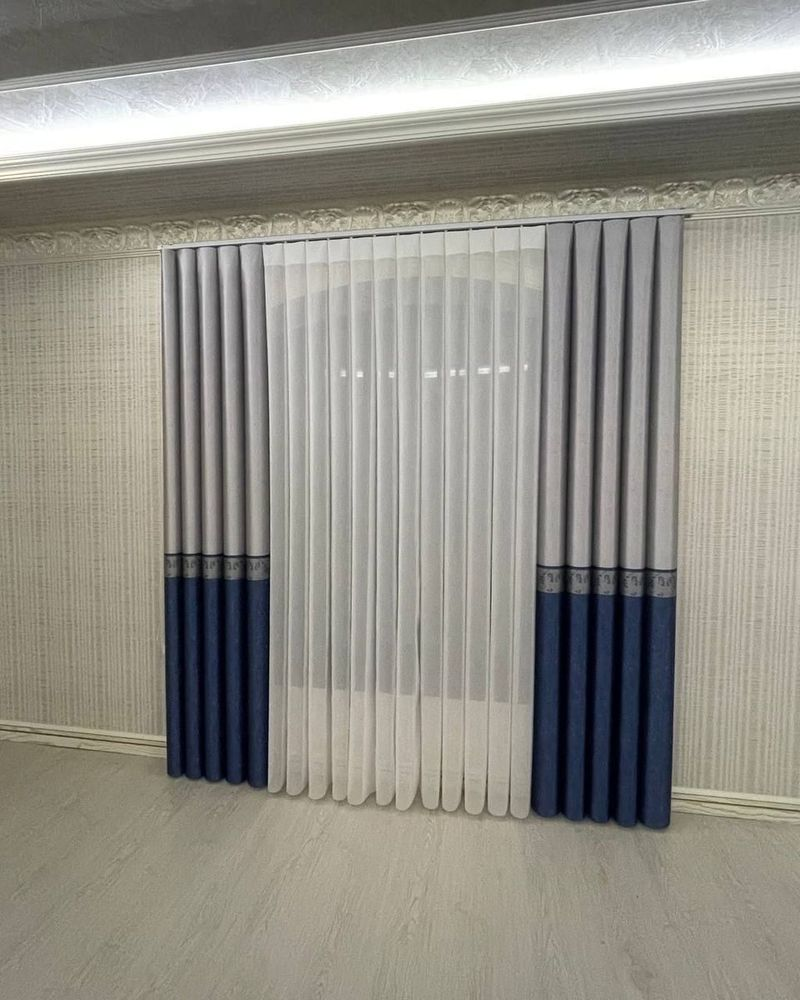
#> input picture img/c_dikey.jpg, 800 x 1000 px, given in place of logo_light.png, which was not available
$ python facade2.py ../../img/c_dikey.jpg
#> lines starting #> are read from the running program, lines starting #| are printed output that depends on the picture; after the words box and inside, x2 and y2 are one past the last pixel; in counts of white or black regions, pixels touching at a corner belong together
### imperial-mantaj/bitta_deraza/facade.py
"""Evening facade push-in for «Bitta deraza» (Imperial): a procedural dusk apartment block whose lit windows glow
with REAL fabrics from our own footage (plisse, kombo, dikey, curtains: tex/*.png), two lights switch on, and the
camera pushes into one dark window and through the glass. Rendered straight to bo/facade.mp4 (1080x1920, 30 fps).
"""
import math
import subprocess

import cv2
import numpy as np

D = "/home/claude/reels/ref1116"
W, H, FPS = 1080, 1920, 30
DUR = 3.8
UW, UH = 2400, 4800                   # facade units
K = 2                                 # canvas px per unit
COLS, ROWS = 4, 7
WX0, WY0, WSTEP, FSTEP = 220, 900, 520, 520
WW_, WH_ = 380, 430
TARGET = (2, 3)                       # col, row of the window we enter
SWITCH = {(0, 2): 1.1, (3, 4): 1.9}   # windows whose light turns on at t
DARK = {(1, 0), (3, 1), (0, 4), (2, 5), (1, 6), (3, 6), (0, 1)}
CROPS = {0: (60, 100, 760, 1300), 1: (360, 200, 960, 1500), 2: (120, 700, 700, 1500), 3: (90, 600, 470, 1400),
         4: (380, 480, 1000, 1350), 5: (100, 200, 1000, 1700), 6: (0, 300, 1080, 1700), 7: (0, 200, 1080, 1700),
         8: (0, 0, 1080, 1700), 9: (100, 200, 1000, 1700), 10: (60, 200, 760, 1400), 11: (250, 300, 560, 1400)}


def wrect(c, r):
    x, y = WX0 + c * WSTEP, WY0 + r * FSTEP
    return x, y, x + WW_, y + WH_


def fabric(i, w, h, lit=1.0):
    x0, y0, x1, y1 = CROPS[i]
    im = cv2.imread(f"{D}/tex/t{i:02d}.png")[y0:y1, x0:x1].astype(np.float32) / 255
    s = max(w / im.shape[1], h / im.shape[0])
    im = cv2.resize(im, (max(w, int(im.shape[1] * s + 1)), max(h, int(im.shape[0] * s + 1))), interpolation=cv2.INTER_AREA)
    oy, ox = (im.shape[0] - h) // 2, (im.shape[1] - w) // 2
    im = im[oy:oy + h, ox:ox + w]
    g = cv2.cvtColor(im, cv2.COLOR_BGR2GRAY)[..., None]
    im = 0.55 * im + 0.45 * g                                       # backlit: colours wash toward warm light
    warm = np.array([0.55, 0.80, 1.0], np.float32)                  # BGR
    yy, xx = np.mgrid[0:h, 0:w].astype(np.float32)
    lamp = 0.65 + 0.55 * np.exp(-(((xx - w * 0.5) / (w * 0.7)) ** 2 + ((yy - h * 0.35) / (h * 0.8)) ** 2))
    out = (im ** 0.85) * warm * lamp[..., None] * 1.15 * lit
    return np.clip(out, 0, 1)


def dark_glass(w, h, seed, interior=0.0):
    r = np.random.default_rng(seed)
    yy, xx = np.mgrid[0:h, 0:w].astype(np.float32)
    g = np.zeros((h, w, 3), np.float32)
    g[..., 0] = 0.10 + 0.10 * (1 - yy / h)                          # sky reflection, bluish
    g[..., 1] = 0.07 + 0.06 * (1 - yy / h)
    g[..., 2] = 0.05 + 0.04 * (1 - yy / h)
    band = np.exp(-((xx - yy * 0.35 - w * 0.2) / (w * 0.12)) ** 2) * 0.05
    g += band[..., None]
    for _ in range(int(w * h / 9000)):                              # reflected city lights
        x, y = r.integers(0, w), r.integers(int(h * 0.55), h)
        c = (0.5, 0.75, 1.0) if r.random() < 0.7 else (1.0, 0.9, 0.7)
        cv2.circle(g, (int(x), int(y)), max(1, w // 160), c, -1, cv2.LINE_AA)
    g = cv2.GaussianBlur(g, (0, 0), max(1, w / 300))
    if interior > 0:                                                # a dim warm lamp deep inside
        lamp = np.exp(-(((xx - w * 0.3) / (w * 0.35)) ** 2 + ((yy - h * 0.62) / (h * 0.3)) ** 2))
        g += interior * lamp[..., None] * np.array([0.25, 0.45, 0.75], np.float32)
    return np.clip(g, 0, 1)


def build_canvas(on_set):
    cw, ch = UW * K, UH * K
    r = np.random.default_rng(7)
    yy = np.arange(ch, dtype=np.float32)[:, None] / ch
    can = np.zeros((ch, cw, 3), np.float32)
    sky = np.stack([0.32 - 0.18 * yy * 6, 0.20 - 0.12 * yy * 6, 0.14 - 0.08 * yy * 6], -1)   # BGR dusk blue
    can[:] = np.clip(sky, 0.03, 1) * np.ones((1, cw, 1), np.float32)
    top = 640 * K
    noise = cv2.resize(r.normal(0, 1, (ch // 16, cw // 16)).astype(np.float32), (cw, ch))
    wall = np.array([0.215, 0.205, 0.20], np.float32)[None, None, :] * (1 + 0.05 * noise[..., None])
    wall = wall * (1 - 0.25 * ((np.arange(ch, dtype=np.float32)[:, None, None] - top) / ch))
    can[top:] = wall[top:]
    for k in range(ROWS + 1):                                      # slab bands
        y = (WY0 - 80 + k * FSTEP) * K
        can[y:y + 34 * K] *= 1.18
    for c in range(COLS + 1):                                      # pilasters
        x = (WX0 - 70 + c * WSTEP) * K
        can[top:, x:x + 30 * K] *= 0.86
    can[top - 30 * K:top] = np.array([0.12, 0.12, 0.13], np.float32)   # roof edge
    glow = np.zeros((ch // 4, cw // 4), np.float32)
    for c in range(COLS):
        for rr in range(ROWS):
            x0, y0, x1, y1 = [v * K for v in wrect(c, rr)]
            ww, hh = x1 - x0, y1 - y0
            lit = (c, rr) not in DARK and ((c, rr) not in SWITCH or (c, rr) in on_set)
            if (c, rr) == TARGET:
                img = dark_glass(ww, hh, 99, interior=0.6)
            elif lit:
                img = fabric((c * 7 + rr * 3) % 12, ww, hh)
                cv2.rectangle(glow, (x0 // 4, y0 // 4), (x1 // 4, y1 // 4), 1.0, -1)
            else:
                img = dark_glass(ww, hh, c * 10 + rr)
            can[y0:y1, x0:x1] = img
            f = 12 * K                                              # dark aluminium frame + mullion
            can[y0 - f:y0, x0 - f:x1 + f] = 0.09
            can[y1:y1 + f, x0 - f:x1 + f] = 0.09
            can[y0:y1, x0 - f:x0] = 0.09
            can[y0:y1, x1:x1 + f] = 0.09
            xm = (x0 + x1) // 2
            can[y0:y1, xm - 4 * K:xm + 4 * K] = 0.09
            can[y1 + f:y1 + f + 10 * K, x0 - 2 * f:x1 + 2 * f] = 0.30  # sill
    glow = cv2.GaussianBlur(glow, (0, 0), 30)
    glow = cv2.resize(glow, (cw, ch))[..., None] * np.array([0.10, 0.17, 0.26], np.float32)
    can[top:] += glow[top:]
    return np.clip(can, 0, 1)


def ease(u):
    return u * u * (3 - 2 * u)


# [56 lines left out: functions camera, render, not called in this run]


# [4 lines that do not run on import are left out]

### imperial-mantaj/bitta_deraza/facade2.py
"""«Bitta deraza» v2 — the whole story OUTSIDE, in one continuous camera move (owner 16.11):
a dusk block of flats; one window (ours) glows with a cream PLISSE parked at the top of each sash, clearly visible
from frame 0; the camera drifts closer, the plisse slowly comes down sash by sash and the window closes from the
street; the city's other windows go dark one by one; a person's shadow walks behind the glowing fabric; the
IMPERIAL mark appears printed on the left sash; the camera pulls back — ours is the warm window in a sleeping
house. Renders bo/facade2.mp4 (1080x1920, 30 fps). The other windows show real fabric frames from our footage.
"""
import math
import subprocess

import cv2
import numpy as np
from PIL import Image

import facade as F0                                  # shared: wrect, fabric(), dark_glass(), CROPS, layout

D = F0.D
W, H, FPS = 1080, 1920, 30
DUR = 12.6
K = F0.K
UW, UH = F0.UW, F0.UH
HERO = (1, 3)
HX0, HY0, HX1, HY1 = F0.wrect(*HERO)
KW = 2.7                                             # hero window image px per unit
WIW, WIH = int((HX1 - HX0) * KW), int((HY1 - HY0) * KW)
MUL = int(8 * KW)                                    # mullion width (px)
SW = (WIW - MUL) // 2                                # sash width
DARK0 = {(1, 0), (3, 1), (0, 4), (2, 5), (1, 6), (3, 6), (0, 1)}
OFF = {(0, 0): 4.9, (2, 1): 5.3, (3, 2): 5.7, (0, 3): 6.1, (2, 2): 6.5, (3, 4): 6.9, (1, 5): 7.3, (0, 6): 7.7,
       (2, 4): 8.1, (3, 0): 8.5, (1, 2): 8.9, (0, 5): 9.3, (2, 3): 9.7, (1, 1): 10.1, (2, 6): 10.5, (3, 5): 10.9,
       (0, 2): 11.2, (3, 3): 11.4, (1, 4): -1.0, (2, 0): 11.8}
LOGO = Image.open("/home/claude/imperial/src/img/logo_light.png").convert("RGBA")
T_LEFT, T_RIGHT, T_DOWN = 3.6, 4.5, 2.6              # sash plisse start times, descent duration
T_WALK, T_LOGO, T_BACK = 7.4, 8.3, 10.4


def ease(u):
    u = min(1.0, max(0.0, u))
    return u * u * (3 - 2 * u)


def ease_io(u):
    u = min(1.0, max(0.0, u))
    return 0.5 - 0.5 * math.cos(math.pi * u)


# ---------------------------------------------------------------- facade canvases (lit / all-dark / window ids)
def build():
    lit = F0.build_canvas(set(F0.SWITCH))                           # all switchable windows on
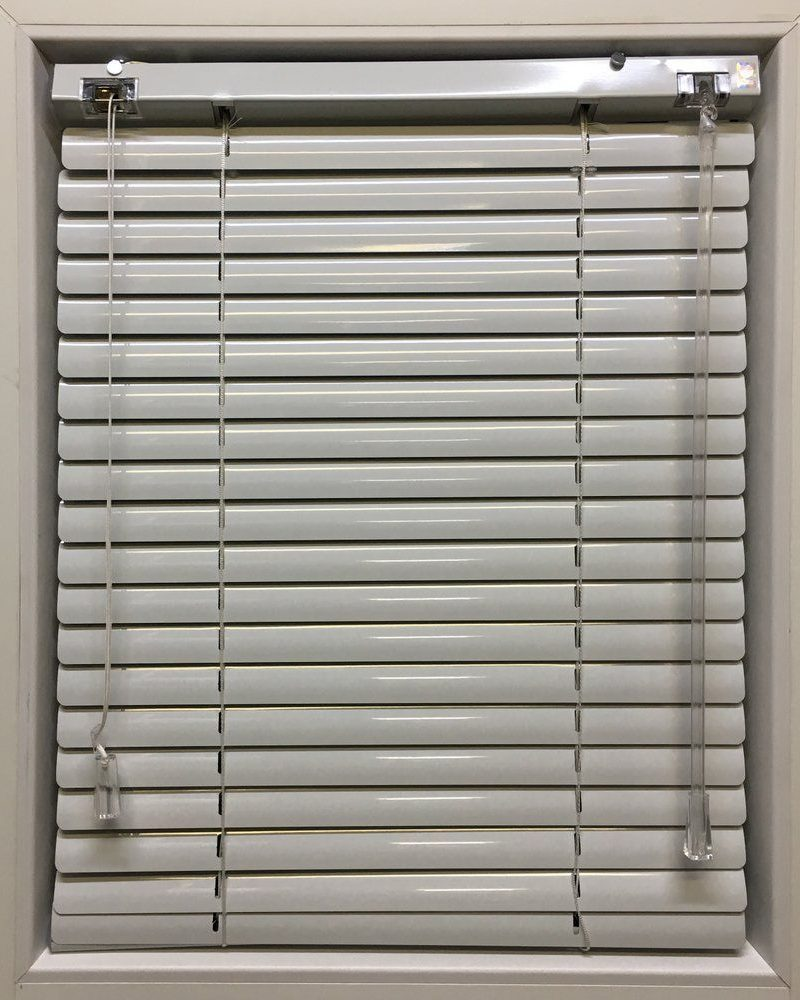
#> input picture img/c_gor2.jpg, 800 x 1000 px, given in place of t00.png, which was not available
#> in fabric, `im = cv2.imread(f"{D}/tex/t{i:02d}.png")[y0:y1, x0:x1].astype(np.float..`:
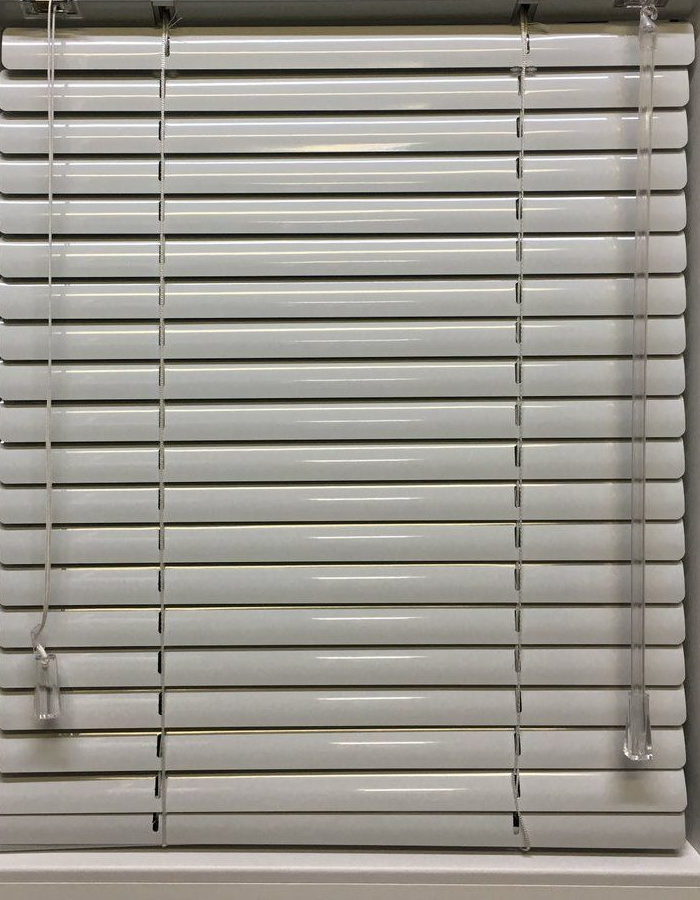
#> im: shape (900, 700, 3) float32; mean B, G, R 0.558, 0.587, 0.599
#> in fabric, `im = im[oy:oy + h, ox:ox + w]`:
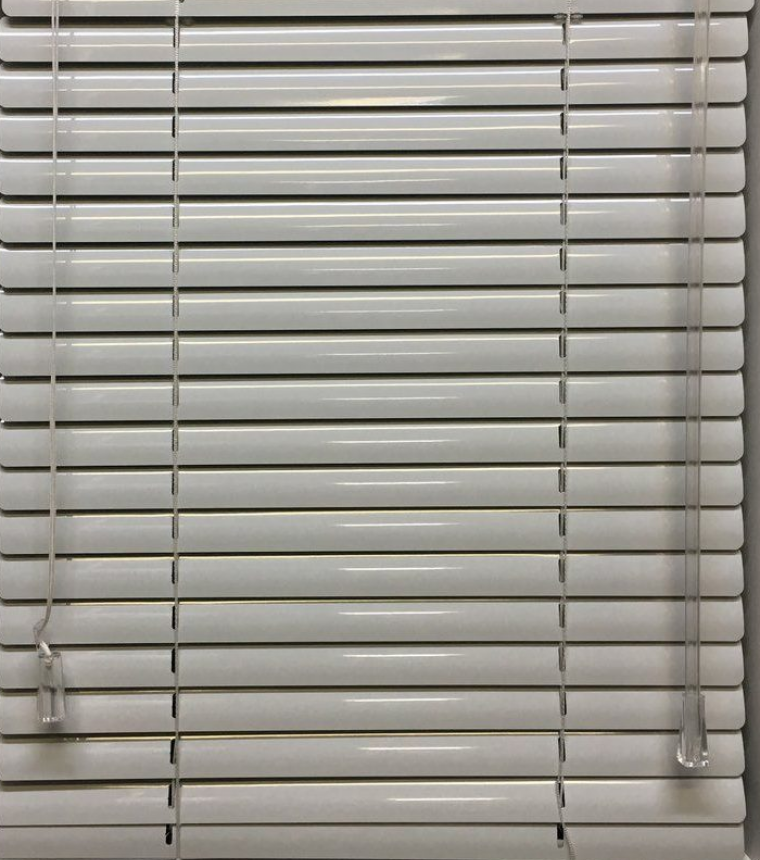
#> im: shape (860, 760, 3) float32; mean B, G, R 0.568, 0.596, 0.607
#> in fabric, `out = (im ** 0.85) * warm * lamp[..., None] * 1.15 * lit`:
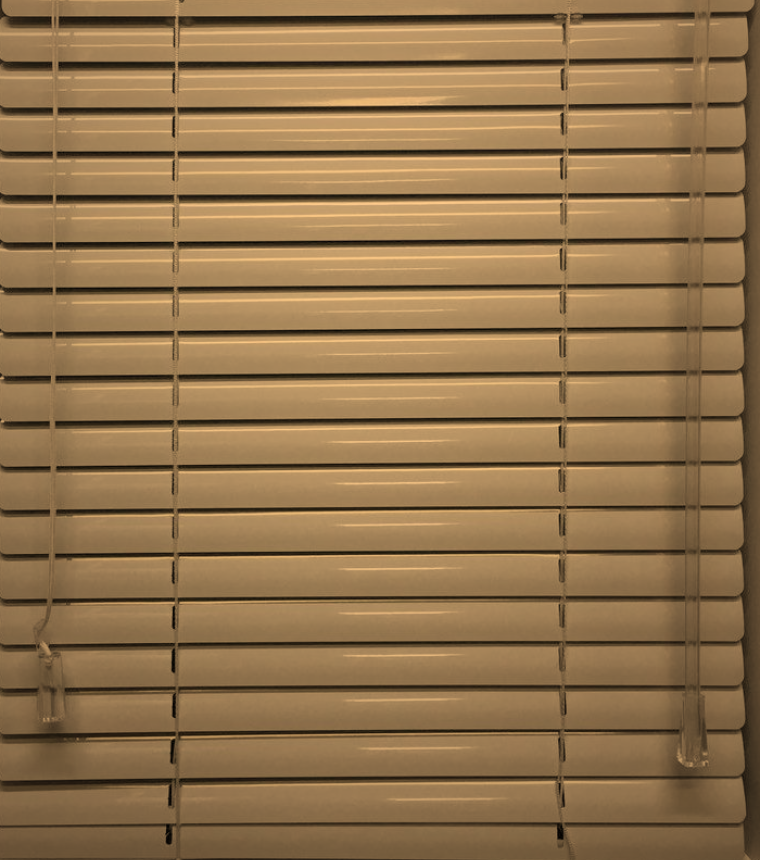
#> out: shape (860, 760, 3) float32; mean B, G, R 0.418, 0.623, 0.785; drawn with min black and max white
#> in fabric, `return np.clip(out, 0, 1)`:
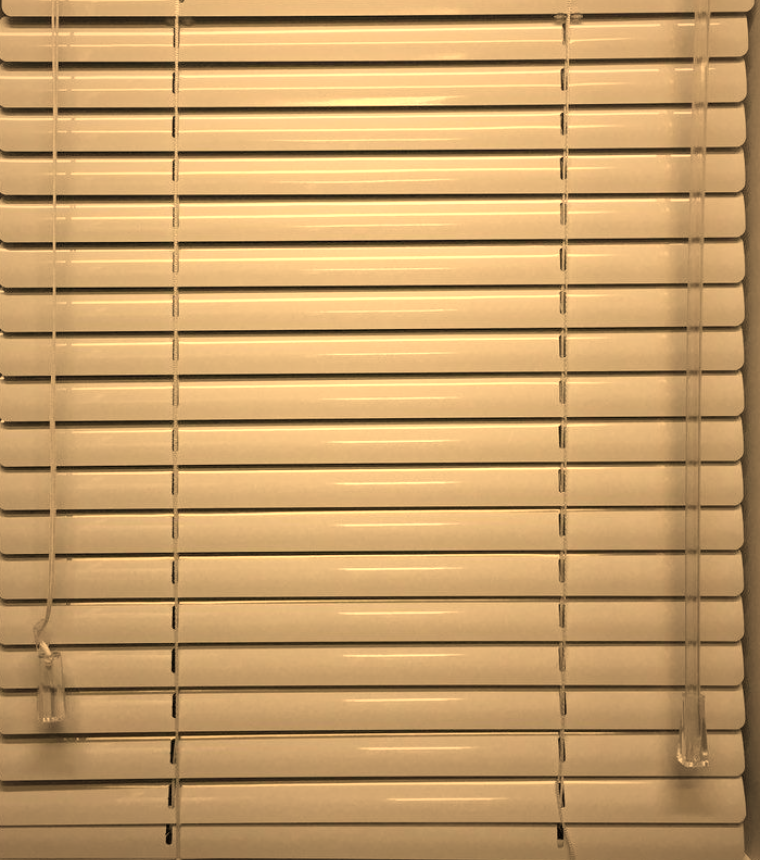
#> returned value: shape (860, 760, 3) float32; mean of channels 0, 1, 2 0.418, 0.622, 0.774; drawn as B, G, R
#> in build_canvas, `cv2.rectangle(glow, (x0 // 4, y0 // 4), (x1 // 4, y1 // 4), 1.0, -1)`:
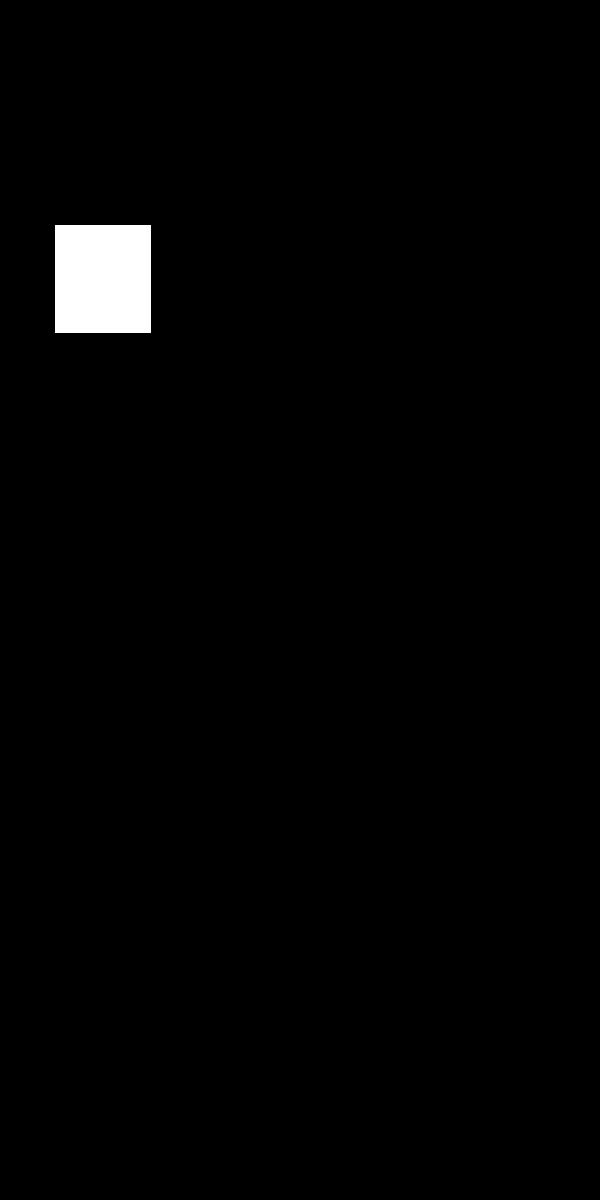
#> glow: shape (2400, 1200) float32 (shown at 1/2 size); values 0 (black) and 1 (white), 1.4% white; 1 white region, box (x1, y1, x2, y2) and area: (110, 450, 301, 666) 41256
    cw, ch = UW * K, UH * K
    dark = lit.copy()
    ids = np.full((ch // 4, cw // 4), -1, np.int16)                 # quarter-res id map (window + glow halo)
    for c in range(F0.COLS):
        for r in range(F0.ROWS):
            x0, y0, x1, y1 = [v * K for v in F0.wrect(c, r)]
            dark[y0:y1, x0:x1] = F0.dark_glass(x1 - x0, y1 - y0, c * 10 + r)
            idx = c * F0.ROWS + r
            ids[max(0, (y0 - 120 * K) // 4):(y1 + 160 * K) // 4, max(0, (x0 - 90 * K) // 4):(x1 + 90 * K) // 4] = idx
    top = 640 * K
    dark[top:] = np.minimum(dark[top:], lit[top:])                   # dark canvas keeps the wall without glow
    wall = F0.build_canvas(set())                                   # recompute wall without glow for dark windows
    for c in range(F0.COLS):
        for r in range(F0.ROWS):
            x0, y0, x1, y1 = [v * K for v in F0.wrect(c, r)]
            wall[y0:y1, x0:x1] = dark[y0:y1, x0:x1]
    return (lit * 255).astype(np.uint8), (wall * 255).astype(np.uint8), ids


# ---------------------------------------------------------------- the hero window, drawn in its own pixel space
# [37 lines left out: functions interior, silhouette, not called in this run]


_FIB = cv2.resize(np.random.default_rng(11).normal(0, 1, (400, 120)).astype(np.float32), (WIW, WIH * 2 // 2))


# [91 lines left out: functions pleats, hero_image, camera, not called in this run]


def render():
    lit, wall, ids = build()
    inter = interior()
    lum = cv2.cvtColor(inter.astype(np.float32), cv2.COLOR_RGB2GRAY)
    glowmap = cv2.GaussianBlur(lum, (0, 0), 60)
    glowmap = (glowmap - glowmap.min()) / (glowmap.max() - glowmap.min() + 1e-6)
    lw = int(SW * 0.74)
    lg = LOGO.resize((lw, int(LOGO.height * lw / LOGO.width)), Image.LANCZOS)
    la_ = np.asarray(lg).astype(np.float32) / 255
    logo_a = la_[..., 3] * (la_[..., :3] @ np.array([0.3, 0.59, 0.11], np.float32))
    sil = silhouette(int(WIH * 0.78))
    enc = subprocess.Popen(["ffmpeg", "-nostdin", "-v", "error", "-y", "-f", "rawvideo", "-pix_fmt", "bgr24", "-s",
                            f"{W}x{H}", "-r", str(FPS), "-i", "-", "-c:v", "libx264", "-preset", "fast", "-crf", "14",
                            "-pix_fmt", "yuv420p", f"{D}/bo/facade2.mp4"], stdin=subprocess.PIPE)
    rng = np.random.default_rng(1)
    n = int(DUR * FPS)
    hero_id = HERO[0] * F0.ROWS + HERO[1]
    for i in range(n):
        t = i / FPS
        s, cx, cy = camera(t)
        sc = s / K
        M = np.array([[sc, 0, W / 2 - sc * cx * K], [0, sc, H / 2 - sc * cy * K]], np.float32)
        fl = cv2.INTER_LINEAR if sc > 1 else cv2.INTER_AREA
        a = cv2.warpAffine(lit, M, (W, H), flags=fl, borderMode=cv2.BORDER_REPLICATE).astype(np.float32)
        b = cv2.warpAffine(wall, M, (W, H), flags=fl, borderMode=cv2.BORDER_REPLICATE).astype(np.float32)
        Mi = M.copy()
        Mi[:, :2] *= 4
        idm = cv2.warpAffine(ids, Mi, (W, H), flags=cv2.INTER_NEAREST, borderMode=cv2.BORDER_CONSTANT, borderValue=-1)
        off = np.zeros(F0.COLS * F0.ROWS + 1, np.float32)
        for (c, r), ts in OFF.items():
            off[c * F0.ROWS + r] = ease((t - ts) / 0.25)
        f = off[np.where(idm >= 0, idm, F0.COLS * F0.ROWS)][..., None]
        fr = a * (1 - f) + b * f
        # sky deepens toward night
        sky = (idm < 0) & (np.arange(H)[:, None] < H)
        night = 1 - 0.35 * ease(t / DUR)
        fr[sky] *= night
        # the hero window
        hi = hero_image(t, inter, glowmap, logo_a, sil, rng)
        Mh = np.array([[s / KW, 0, W / 2 + s * (HX0 - cx)], [0, s / KW, H / 2 + s * (HY0 - cy)]], np.float32)
        hw = cv2.warpAffine((hi * 255).astype(np.float32)[..., ::-1], Mh, (W, H), flags=cv2.INTER_LINEAR,
                            borderMode=cv2.BORDER_CONSTANT, borderValue=0)
        hm = cv2.warpAffine(np.ones((WIH, WIW), np.float32), Mh, (W, H), flags=cv2.INTER_LINEAR,
                            borderMode=cv2.BORDER_CONSTANT, borderValue=0)[..., None]
        fr = fr * (1 - hm) + hw * hm
        # warm spill on the wall under our window, stronger as the others go dark
        gx, gy = W / 2 + s * ((HX0 + HX1) / 2 - cx), H / 2 + s * (HY1 + 40 - cy)
        yy, xx = np.ogrid[0:H, 0:W]
        spill = np.exp(-(((xx - gx) / (s * 320)) ** 2 + ((yy - gy) / (s * 180)) ** 2)).astype(np.float32)
        fr += spill[..., None] * np.array([18, 34, 60], np.float32) * (0.6 + 0.4 * ease((t - 5) / 5))
        # cinematic focus: soft vignette around our window
        vg = 1 - 0.30 * np.clip((((xx - gx) / (W * 0.75)) ** 2 + ((yy - (gy - s * 220)) / (H * 0.62)) ** 2), 0, 1)
        fr *= vg[..., None]
        fr += rng.normal(0, 3.0, (H, W, 1))
        if t < 0.3:
            fr *= t / 0.3
        enc.stdin.write(np.clip(fr, 0, 255).astype(np.uint8).tobytes())
    enc.stdin.close()
    enc.wait()


if __name__ == "__main__":
    import sys
    if len(sys.argv) > 1 and sys.argv[1] == "test":
        inter = interior()
        lum = cv2.cvtColor(inter.astype(np.float32), cv2.COLOR_RGB2GRAY)
        glowmap = cv2.GaussianBlur(lum, (0, 0), 60)
        glowmap = (glowmap - glowmap.min()) / (glowmap.max() - glowmap.min() + 1e-6)
        lw = int(SW * 0.74)
        lg = LOGO.resize((lw, int(LOGO.height * lw / LOGO.width)), Image.LANCZOS)
        la_ = np.asarray(lg).astype(np.float32) / 255
        la = la_[..., 3] * (la_[..., :3] @ np.array([0.3, 0.59, 0.11], np.float32))
        sil = silhouette(int(WIH * 0.78))
        ims = []
        for t in [0.5, 4.2, 5.4, 7.0, 8.6, 9.6, 10.2]:
            hi = hero_image(t, inter, glowmap, la, sil, np.random.default_rng(0))
            ims.append(Image.fromarray((hi * 255).astype(np.uint8)).resize((WIW // 3, WIH // 3)))
        c = Image.new("RGB", ((WIW // 3 + 4) * len(ims), WIH // 3), "white")
        for k, im in enumerate(ims):
            c.paste(im, (k * (WIW // 3 + 4), 0))
        c.save(f"{D}/hero_test.jpg", quality=88)
    else:
#> (the run stopped early here; a loop or call above may not have finished)
